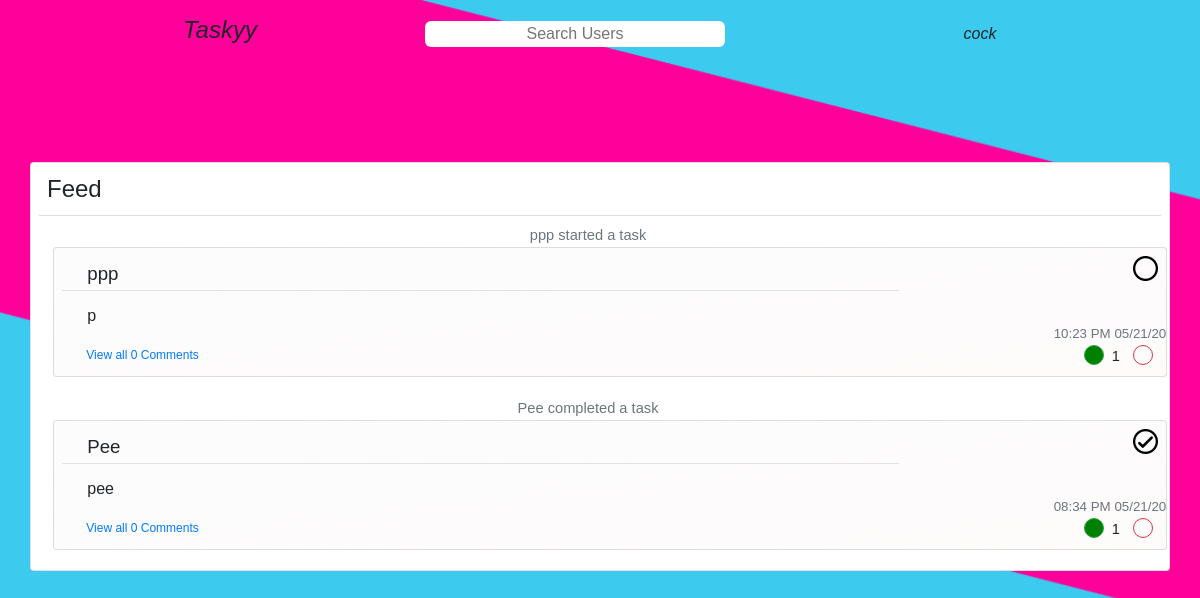
The app's page / (signed in) with its own data.
### mainapp/models.py (models this page shows, shortened)
class User(db.Model, UserMixin):
    id = db.Column(db.Integer, primary_key=True)
    username = db.Column(db.String(20), unique=True, nullable=False )
    email = db.Column(db.String(120), unique=True, nullable=False)
    password = db.Column(db.String(60), nullable=False)
    image_file = db.Column(db.String(20), nullable=False, default='dflt.jpg')
    posts = db.relationship('Post', backref='author', lazy=True)
    likes = db.relationship('Likes', backref='liker', lazy=True)
    comments = db.relationship('Comment', backref='commentor', lazy=True)
    friends = db.relationship('Friends', backref='root_friend', lazy=True)
    lists = db.relationship('List', backref='lists', lazy=True)

class Post(db.Model):
    id = db.Column(db.Integer, primary_key=True)
    title = db.Column(db.String(100), nullable=False)
    content = db.Column(db.String(500), nullable=False)
    user_id = db.Column(db.Integer, db.ForeignKey('user.id'), nullable=False)
    date_posted = db.Column(db.DateTime, nullable=False, default=datetime.utcnow)
    date_due = db.Column(db.DateTime, nullable=True)
    list = db.Column(db.Integer, db.ForeignKey('list.id'), nullable=False)
    comments = db.relationship('Comment', backref='comments', lazy=True)
    likes = db.Column(db.Integer, nullable=False, default=0)
    private = db.Column(db.Boolean, nullable=False)

### mainapp/routes.py (the view, shortened to what this page needs)
@app.route('/', methods=['GET', 'POST'])
def home():
    if not current_user.is_authenticated:
        return redirect(url_for('login'))
    title = 'Hello'
    localtimes = {}
    mytasklocaltimes = {}
    if current_user.is_authenticated:
        if not List.query.filter_by(user =current_user.id).all():
            l = List(name='To-do', user=current_user.id, privacy=False)
            db.session.add(l)
            db.session.commit()
        title = 'Wacky Schemes'
        tasks=Post.query.filter(Post.user_id != current_user.id).all()
        mytasks = Post.query.filter_by(user_id=current_user.id).all()
    else:
        tasks = []
        mytasks=[]
    tasklikes = {}
    if tasks:
        for task in tasks:
            likecount = len(Likes.query.filter_by(post_id=task.id).all()) - len(Dislikes.query.filter_by(post_id=task.id).all())
            tasklikes.update({task.id : likecount})
            localtimes.update({task.id : datetime_from_utc_to_local(task.date_posted)})
    if mytasks:
        for task in mytasks:
            likecount = len(Likes.query.filter_by(post_id=task.id).all()) - len(Dislikes.query.filter_by(post_id=task.id).all())
            tasklikes.update({task.id : likecount})
            mytasklocaltimes.update({task.id : datetime_from_utc_to_local(task.date_posted) })
    comment = CommentForm()
    form = CreateTask()
    likes = {}
    if tasks:
        for task in tasks:
            if Likes.query.filter(Likes.user_id==current_user.id).filter(Likes.post_id==task.id).first():
                likes.update({task.id : 1})
            elif Dislikes.query.filter(Dislikes.user_id==current_user.id).filter(Dislikes.post_id==task.id).first():
                likes.update({task.id :-1})
            else:
                likes.update({task.id : 0})
    if mytasks:
        for task in mytasks:
            if Likes.query.filter(Likes.user_id==current_user.id).filter(Likes.post_id==task.id).first():
                likes.update({task.id : 1})
            elif Dislikes.query.filter(Dislikes.user_id==current_user.id).filter(Dislikes.post_id==task.id).first():
                likes.update({task.id :-1})
            else:
                likes.update({task.id : 0})
    lists = List.query.filter_by(user=current_user.id).all()
    return render_template('home.html',lists=lists, tasklikes=tasklikes, title=title, likes=likes, account=current_user, tasks=tasks, mytasklocaltimes=mytasklocaltimes, mytasks=mytasks, form=form,comment=comment, localtimes=localtimes)

### mainapp/forms.py
class CommentForm(FlaskForm):
    content = StringField('Content', validators=[])
    submit = SubmitField('Post Comment')

class CreateTask(FlaskForm):
    title = TextAreaField('Title', validators=[DataRequired(), Length(max=100)])
    content = StringField('Content', validators=[])
    days = IntegerField('Days', validators=[])
    weeks = IntegerField('Weels', validators=[])
    submit = SubmitField('Create Task')

### mainapp/models.py (called while the page is built)
@login_manager.user_loader
def load_user(user_id):
    return User.query.get(int(user_id))

### mainapp/routes.py (called while the page is built)
def datetime_from_utc_to_local(utc_datetime):
    now_timestamp = time.time()
    offset = datetime.fromtimestamp(now_timestamp) - datetime.utcfromtimestamp(now_timestamp)
    return utc_datetime + offset

### mainapp/templates/home.html (shortened to what this page needs)
{%extends 'layout.html'%}
{%block content%}
<link rel="stylesheet" href="{{url_for('static', filename='stylesheets/home.css')}}">
<section id="maincont" style='display:none;'>
<div class="container mt-4">
<div class="row">
    <div class="col-sm-1"></div>
  <div class="col-sm-5"></div>
  <div id="maincontent" class="card " style="width:100%">
    <legend class="ml-3 mt-2">Feed</legend>
    <span class="border-bottom ml-2 mb-2 mr-2"></span>
    <div class="mr-4" style="margin-left:-25;">
  {% if tasks %}
  {%for task in tasks | reverse %}
  {% include 'singlepost.html' %}
  {%endfor%}
  {% else %}
</div>
<div class="margin-auto" style="width:600px;">
  <p style="text-align:center">You dont have any friends yet</p>
</div>
{% endif %}
</div>
</div>
</div>
</section>
{%endblock content%}

### mainapp/templates/layout.html (shortened to what this page needs)
<!doctype html>
<html lang="en">
  <head>
    <link rel="stylesheet" type="text/css" href="static/stylesheets/singlepost.css">
    <link rel="stylesheet" href="https://maxcdn.bootstrapcdn.com/bootstrap/4.0.0/css/bootstrap.min.css">
    <link rel="stylesheet" href="{{url_for('static', filename='stylesheets/home.css')}}">
  </head>
  <body>
  <nav class="fixed-top" style="">
    <div class="container">
      <div class="row mt-3 mb-3">
    <div class="col" style="">
      <a style="text-decoration:none; color:inherit;"href="{{url_for('home')}}"><h4><i>Taskyy</i></h4></a>
    </div>
    <div class="col">
      <form id="searchbar" style='position:relative' class="" action="" method="post">
        <input id="searchfield" class="searching" type="text" name="" value="" placeholder="Search Users">
      </form>
    </div>
    {% if current_user.is_authenticated %}
    <div class="col">
      <div style="height:8px"> </div>
      {% if page=='account' %}
      <a style="text-decoration:none; color:inherit" href="{{url_for('logout')}}"><h6><i>Log Out</i></h6></a>
      {% else %}
      <a style="text-decoration:none; color:inherit" href="{{url_for('account', account_id=current_user.id)}}"><h6><i>{{current_user.username}}</i></h6></a>
      {% endif %}
    </div>
    </div>
    {% else %}
    <div class="col">
      <div style="height:8px"> </div>
      <a style="text-decoration:none; color:inherit" href="{{url_for('about')}}"><h6><i>About</i></h6></a>
    </div>
    </div>
    {% endif %}
  </nav>
      {%block content%}
      {%endblock %}
    <link rel="stylesheet" href="{{url_for('static', filename='stylesheets/singlepost.css')}}">
  </body>
</html>

### mainapp/templates/singlepost.html (shortened to what this page needs)
{% if page %}
{% if page == 'account' %}
{% endif %}
{% else %}
{% if task.content != 'Completed' %}
<p class="description text-muted">{{task.author.username}} started a task</p>
{% else %}
<p class="description text-muted">{{task.author.username}} completed a task</p>
{% endif %}
{% endif %}
<div class="card" id='tasksection{{task.id}}'style="margin-top:-15px; margin-bottom:20px; {% if not page %} margin-left:2%; {% endif %} width:100%;background: linear-gradient(to bottom right, rgb(252, 252, 252),rgba(194, 51, 37, 0.02))">
  <div class="mt-2 mr-2" style="margin-bottom:-30px;">
  {% if task.content == 'Completed' %}
    <img  style="float:right; width:25px;" id='buttonimg{{task.id}}' src="{{url_for('static', filename='assets/x.png')}}">
  {% else %}
    <img style="float:right; width:25px;" id='buttonimg{{task.id}}' src="{{url_for('static', filename='assets/check.png')}}">
  {% endif %}
</div>
    <div class=" mt-2 ml-2 " style="margin-bottom:30px;">
      <a style="text-decoration: none; color:inherit"href="{{url_for('post', post_id=task.id)}}">
      <div class="" style=" display:flex; flex-direction:row;">
      <section style="width:70%; margin-left:25px; margin-bottom: 0px; line-height:20px; margin-top:5px;">
        <p class="task-author"style="  color:inherit; text-decoration:none;">
          {{task.author.username}}
        </p>
        <hr style="margin: -10px -5% 15px -25px;">
        <p class="task-title"style="  color:inherit; text-decoration:none;">
          {{task.title}}
        </p>
      </section>
      </div>
    </a>
    <div class="" style="position:absolute;  right:20px; ">
      <div class="" style="position:relative; bottom:0px; right:-10px;">
      <ul class='upvotebuttons'style=" list-style-type:none; display: flex; flex-direction:row">
        <li>
        {%if likes[task.id] == 1 %}
        <li>
          <a href="#" class="mr-1 btn btn-outline-success btn-sm upvotebutton" value="1" id="upvote{{task.id}}" task_id="{{task.id}}" style="background-color:green; height:20px; width:20px; border-radius:50%; text-decoration:none; color:green;" ></a>
        </li>
        <li style="width:25px;">
        <p class="mr-1 ml-1" id="like{{task.id}}" style="margin-top:3px; font-size:11pt;">{{tasklikes[task.id]}}</p>
      </li>
        <li>
          <a href="#" class="downvotebutton btn btn-sm btn-outline-danger" value="0" id="downvote{{task.id}}" task_id="{{task.id}}" style="height:20px; width:20px; border-radius:50%; text-decoration: none; color: red" ></a>
        </li>
        {% endif %}
      </ul>
    </div>
        <div style="position:relative; bottom:75px; left:20px">
          <p class="text-muted" style=" font-size:10pt; margin-bottom:5px;">{{localtimes[task.id].strftime('%I:%M %p %x')}}</p>
        </div>
      </div>
      <div  style="margin-bottom:-20px;"class="ml-4 comment-hidden" id="task_id{{task.id}}">
          <a style="font-size:9pt; text-decoration:none;" class="make-comment" href="{{url_for('post', post_id=task.id)}}">View all {{(task.comments) | length}} Comments</a>
      </div>
</div>
</div>

### mainapp/static/stylesheets/singlepost.css (style rules this page uses)
.comment-hidden { margin-bottom: ; }
.comment-hidden .make-comment { visibility: visible; }

### mainapp/static/stylesheets/home.css (style rules this page uses)
div { font-family: "Gill Sans MT", sans-serif; }
#searchbar { margin-top: 5px; width:200px; }
#searchfield { width:300px; text-align: center; }
#maincontent { margin-left: 500px; margin-top: 100px; margin-bottom: 5%; }
.upvotebuttons { top: 140px; }
@media (max-width: 1300px ) { #maincontent { width: auto; margin: auto; margin-top: 12%; margin-bottom: 12%; } }
.searching { border:none; border-radius: 6px; }
html, body { max-width: 100%; overflow-x: hidden; }
nav div div div { text-align: center; }
p { font-family: "Gill Sans MT", sans-serif; font-weight: 200; }
.task-title { font-size: 12pt; }
.task-author { font-size: 14pt; }
legend { font-family : 'Gill Sans MT' , sans-serif; font-weight: thin; }

### mainapp/templates/home.html (style rules this page uses)
.description { font-size: 11pt; text-align:center; }

### records on screen
User: username "cock"
Post: author.username "ppp", title "p", {{ task.id }} 2 (drawn), tasklikes "1", id "10:23 PM 05/21/20", comments "0"
Post: author.username "Pee", title "pee", id "1", id "08:34 PM 05/21/20", comments "0"
